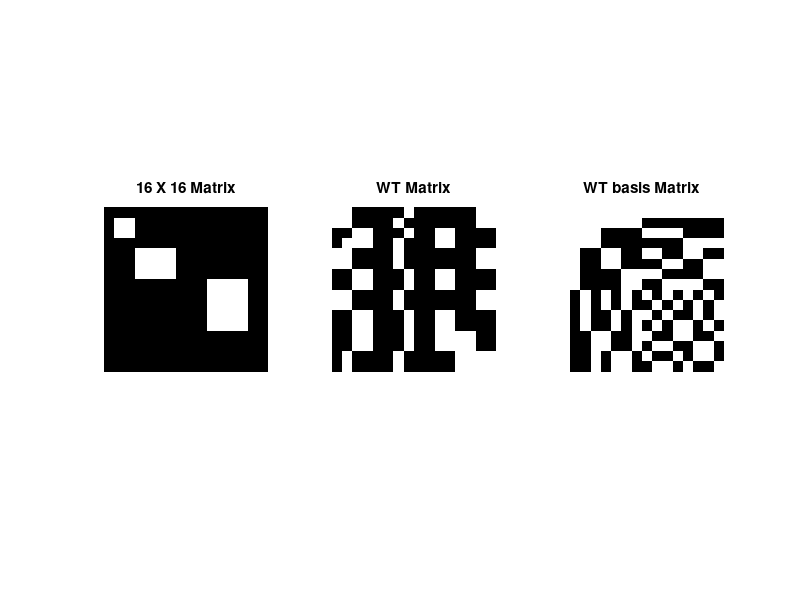

MATLAB code for this plot:
% 3. On sample artificial, 16X16 image, take the WT.
% Print the image & transform matrix side by side 

clc
f = zeros(16);
f(5:7,4:7)=250;
f(2:3,2:3)=120;
f(8:12,11:14)=150;
[M,N]=size(f);
F=zeros(M,N);
basis=ones(M,M);
n=log2(M);
for u=0:(M-1)
    for x=0:(M-1)
        binx=dec2bin(x,n);
        binu=dec2bin(u,n);
        for i=1:n
            val=(binx(n-i+1)*binu(i));
            basis(x+1,u+1)=basis(x+1,u+1)*((-1)^val);
        end
    end
end
F(:,:)=basis*double(f(:,:))*basis.'/M;
screen_size = get(0, 'ScreenSize');
f1=figure(1);
set(f1, 'Position', [0 0 screen_size(3) screen_size(4) ] );
subplot(1,3,1)
imshow(f),title('16 X 16 Matrix');
subplot(1,3,2)
imshow(F),title('WT Matrix');
subplot(1,3,3)
imshow(basis),title('WT basis Matrix');